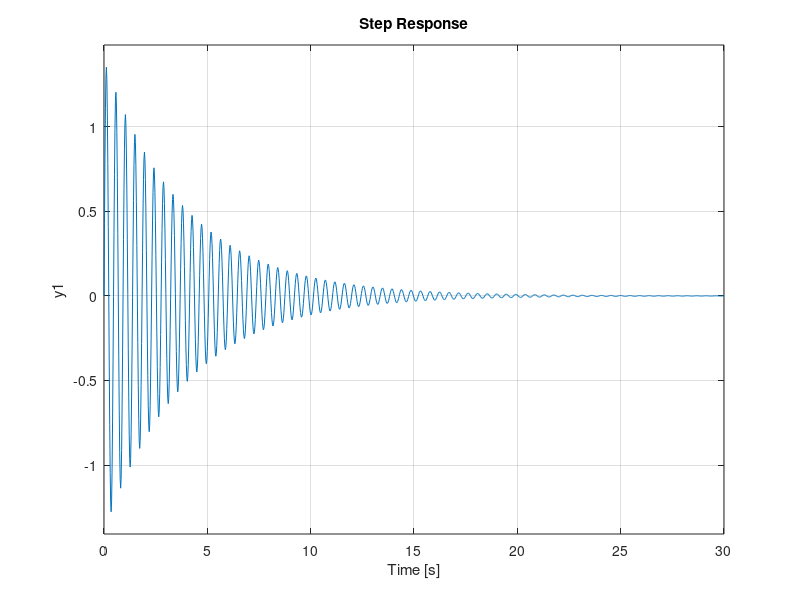

This figure's MATLAB source: (Note: this script raises an error after producing the figure.)
s = tf('s');

k = 186.067;
u = 0.50327;
y = 0.59859;
g = 9.8;

G = (s*k/g)/(s^2+u*s+k)

step(G)
sisotool(G)

Ti = 0.24;
Td = 0.06;
Kp = 19.88;

%C = Kp*(1+1/(Ti*s)+Td*s);

Ki = 25;
Kd = 0.13;
Kp = 15;

C = Kp*(1+Ki/s+s*Kd);

%sisotool(G,C)